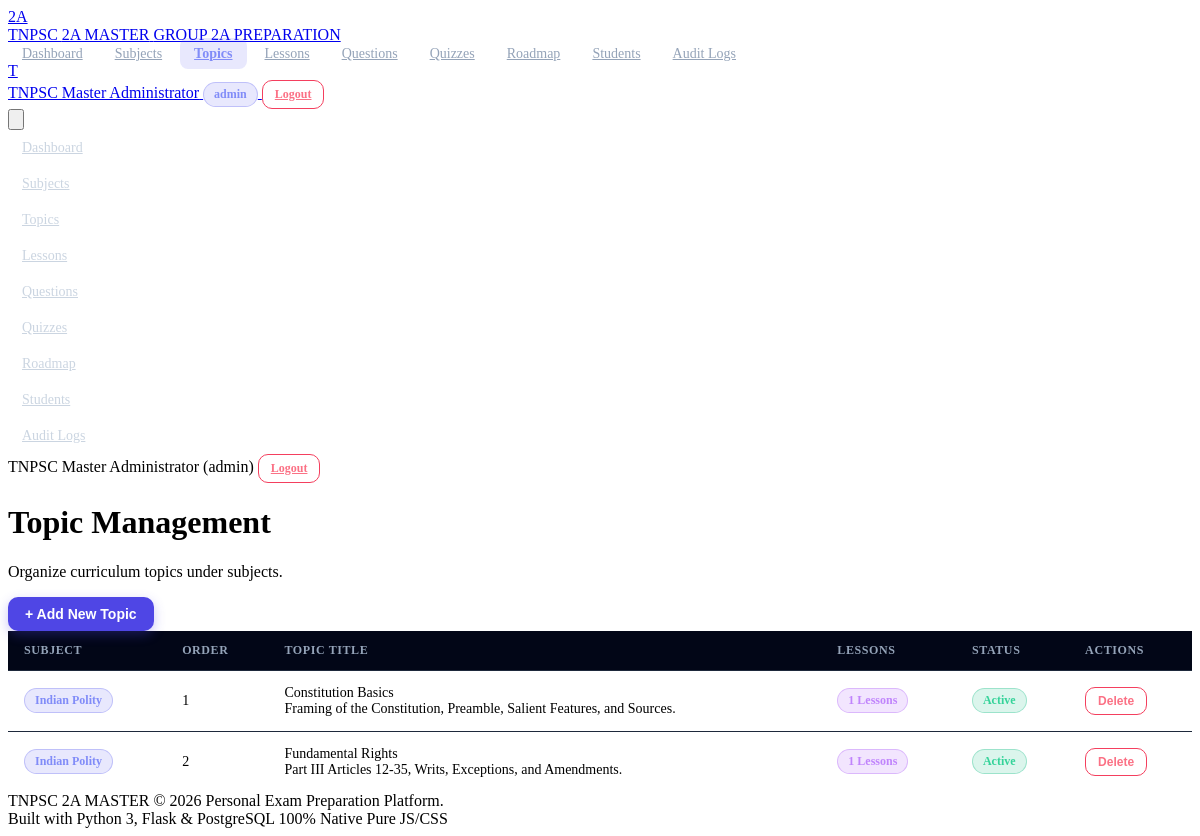
/admin/topics (signed in), run on the app's committed database.
### models/topic.py (models this page shows, shortened)
class Topic(db.Model):
    __tablename__ = 'topics'
    id = db.Column(db.Integer, primary_key=True)
    subject_id = db.Column(db.Integer, db.ForeignKey('subjects.id'), nullable=False, index=True)
    title = db.Column(db.String(150), nullable=False)
    description = db.Column(db.Text, nullable=True)
    order_index = db.Column(db.Integer, default=0, nullable=False)
    is_active = db.Column(db.Boolean, default=True, nullable=False)
    created_at = db.Column(db.DateTime, default=lambda: datetime.now(timezone.utc), nullable=False)
    updated_at = db.Column(db.DateTime, default=lambda: datetime.now(timezone.utc), onupdate=lambda: datetime.now(timezone.utc))
    lessons = db.relationship('Lesson', backref='topic', lazy='select', cascade='all, delete-orphan', order_by='Lesson.order_index')
    questions = db.relationship('Question', backref='topic', lazy='select')
    quiz_sets = db.relationship('QuizSet', backref='topic', lazy='select')
    roadmap_items = db.relationship('RoadmapItem', backref='topic', lazy='select')
    topic_progress_records = db.relationship('StudentTopicProgress', backref='topic', lazy='dynamic', cascade='all, delete-orphan')

### models/subject.py (models this page shows, shortened)
class Subject(db.Model):
    __tablename__ = 'subjects'
    id = db.Column(db.Integer, primary_key=True)
    name = db.Column(db.String(100), nullable=False, unique=True, index=True)
    code = db.Column(db.String(20), nullable=False, unique=True)
    description = db.Column(db.Text, nullable=True)
    icon = db.Column(db.String(50), default='book')
    order_index = db.Column(db.Integer, default=0, nullable=False)
    is_active = db.Column(db.Boolean, default=True, nullable=False)
    created_at = db.Column(db.DateTime, default=lambda: datetime.now(timezone.utc), nullable=False)
    updated_at = db.Column(db.DateTime, default=lambda: datetime.now(timezone.utc), onupdate=lambda: datetime.now(timezone.utc))
    topics = db.relationship('Topic', backref='subject', lazy='select', cascade='all, delete-orphan', order_by='Topic.order_index')
    questions = db.relationship('Question', backref='subject', lazy='select')
    quiz_sets = db.relationship('QuizSet', backref='subject', lazy='select')
    roadmap_items = db.relationship('RoadmapItem', backref='subject', lazy='select')

### routes/admin.py (the view, shortened to what this page needs)
@admin_bp.route('/topics', methods=['GET', 'POST'])
@admin_required
def topics():
    admin_id = session.get('user_id')
    all_topics = Topic.query.order_by(Topic.subject_id.asc(), Topic.order_index.asc()).all()
    all_subjects = Subject.query.filter_by(is_active=True).all()
    return render_template('admin/topics.html', topics=all_topics, subjects=all_subjects)

### routes/__init__.py (called while the page is built)
def admin_required(f):
    @wraps(f)
    def decorated_function(*args, **kwargs):
        if 'user_id' not in session:
            flash('Please log in to access this page.', 'warning')
            return redirect(url_for('auth.login', next=request.url))
        if session.get('role') != 'admin':
            flash('Access denied. Administrator privileges required.', 'danger')
            return redirect(url_for('student.dashboard'))
        return f(*args, **kwargs)
    return decorated_function

### templates/admin/topics.html (shortened to what this page needs)
{% extends 'base.html' %}
{% block content %}
<div class="space-y-6">
    <div class="flex flex-col md:flex-row md:items-center justify-between gap-4 pb-4 border-b border-slate-800">
        <div>
            <h1 class="text-2xl font-bold text-slate-100">Topic Management</h1>
            <p class="text-sm text-slate-400 mt-1">Organize curriculum topics under subjects.</p>
        </div>
        <button type="button" onclick="openModal('add-topic-modal')" class="btn btn-primary font-bold">
            + Add New Topic
        </button>
    </div>
    <div class="card p-6 bg-slate-900 border border-slate-800 rounded-2xl">
        <div class="overflow-x-auto">
            <table class="table-custom">
                <thead>
                    <tr>
                        <th>Subject</th>
                        <th>Order</th>
                        <th>Topic Title</th>
                        <th>Lessons</th>
                        <th>Status</th>
                        <th>Actions</th>
                    </tr>
                </thead>
                <tbody>
                {% for top in topics %}
                    <tr>
                        <td><span class="badge badge-indigo text-xs font-bold">{{ top.subject.name if top.subject else 'None' }}</span></td>
                        <td class="font-mono text-slate-400">{{ top.order_index }}</td>
                        <td>
                            <div class="font-bold text-slate-100">{{ top.title }}</div>
                            <div class="text-xs text-slate-400 line-clamp-1">{{ top.description }}</div>
                        </td>
                        <td><span class="badge badge-purple">{{ top.lessons|length }} Lessons</span></td>
                        <td>
                            {% if top.is_active %}<span class="badge badge-emerald">Active</span>{% else %}<span class="badge badge-rose">Inactive</span>{% endif %}
                        </td>
                        <td>
                            <div class="flex items-center space-x-2">
                                <form action="{{ url_for('admin.delete_topic', topic_id=top.id) }}" method="POST" onsubmit="return confirm('Delete topic?')">
                                    <button type="submit" class="btn btn-outline-danger btn-sm">Delete</button>
                                </form>
                            </div>
                        </td>
                    </tr>
                {% else %}
                    <tr>
                        <td colspan="6" class="text-center py-6 text-slate-400">No topics created yet.</td>
                    </tr>
                {% endfor %}
                </tbody>
            </table>
        </div>
    </div>
</div>
{% endblock %}

### static/css/style.css (style rules this page uses)
.btn { display: inline-flex; items-center: center; justify-content: center; border-radius: 0.625rem; font-size: 0.875rem; font-weight: 600; padding: 0.5rem 1rem; transition: all 0.2s ease; cursor: pointer; border: 1px solid transparent; }
.btn-primary { background-color: #4f46e5; color: #ffffff; box-shadow: 0 4px 12px rgba(79, 70, 229, 0.3); }
.btn-outline-danger { background-color: transparent; border-color: #f43f5e; color: #fb7185; }
.btn-sm { padding: 0.375rem 0.75rem; font-size: 0.75rem; }
.badge { display: inline-flex; align-items: center; padding: 0.25rem 0.625rem; border-radius: 9999px; font-size: 0.75rem; font-weight: 600; }
.badge-indigo { background-color: rgba(99, 102, 241, 0.15); color: #818cf8; border: 1px solid rgba(99, 102, 241, 0.3); }
.badge-emerald { background-color: rgba(16, 185, 129, 0.15); color: #34d399; border: 1px solid rgba(16, 185, 129, 0.3); }
.badge-purple { background-color: rgba(168, 85, 247, 0.15); color: #c084fc; border: 1px solid rgba(168, 85, 247, 0.3); }
.table-custom { width: 100%; border-collapse: collapse; text-align: left; font-size: 0.875rem; }
.table-custom th { padding: 0.75rem 1rem; background-color: #020617; color: #94a3b8; font-size: 0.75rem; font-weight: 700; text-transform: uppercase; letter-spacing: 0.05em; border-bottom: 1px solid #1e293b; }
.table-custom td { padding: 0.875rem 1rem; border-bottom: 1px solid #1e293b; vertical-align: middle; }
.table-custom tr:last-child td { border-bottom: none; }

### data on the page
Topic: subject "Indian Polity", order_index "1", title "Constitution Basics", description "Framing of the Constitution, Preamble, Salient Features, and Sources.", lessons|length "1", is_active "Active"
Topic: subject "Indian Polity", order_index "2", title "Fundamental Rights", description "Part III Articles 12-35, Writs, Exceptions, and Amendments.", lessons|length "1", is_active "Active"

### other printed values
{{ current_user_name[0] if current_user_name else 'U' }} "T"
{{ current_user_name }} "TNPSC Master Administrator"
{{ current_user_role }} "admin"
